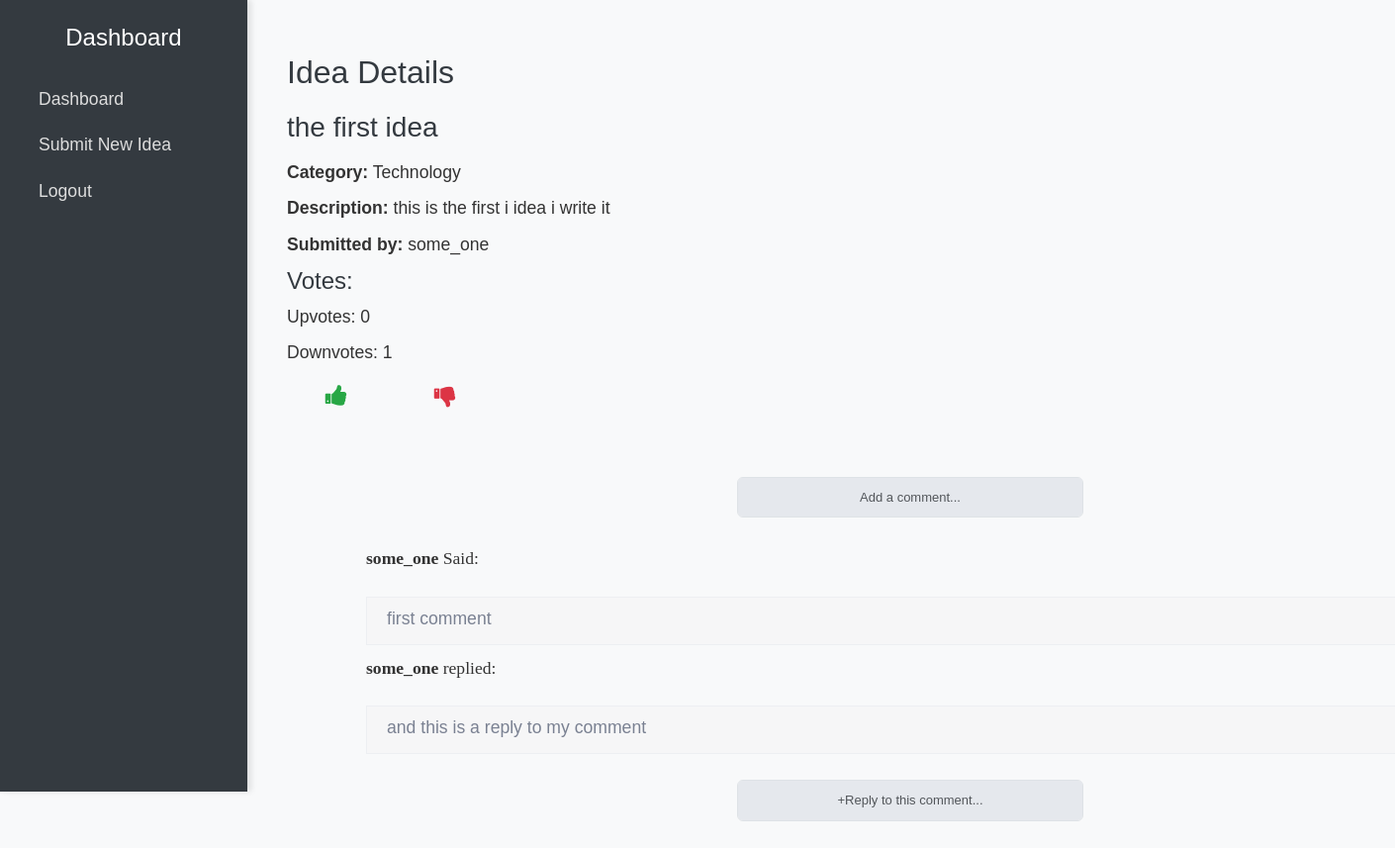
The app's page /idea/2 with its own data.
### models.py (models this page shows, shortened)
class Idea(db.Model):
    id = db.Column(db.Integer, primary_key=True)
    title = db.Column(db.String(200), nullable=False)
    description = db.Column(db.Text, nullable=False)
    category = db.Column(db.String(50), nullable=False)
    submitter_id = db.Column(db.Integer, db.ForeignKey('user.id'), nullable=False)
    submission_date = db.Column(db.DateTime, default=db.func.current_timestamp())
    submitter = db.relationship('User', backref='ideas', lazy=True)

class User(UserMixin,db.Model):
    id = db.Column(db.Integer, primary_key=True)
    username = db.Column(db.String(80), nullable=False, unique=True)
    email = db.Column(db.String(120), nullable=False, unique=True)
    password_hash = db.Column(db.String(128), nullable=False)
    role = db.Column(db.String(20), default='submitter')
    is_active = db.Column(db.Boolean, default=True)
    def is_active(self):
        return self.is_active

class Comment(db.Model):
    id = db.Column(db.Integer, primary_key=True)
    idea_id = db.Column(db.Integer, db.ForeignKey('idea.id'), nullable=False)
    user_id = db.Column(db.Integer, db.ForeignKey('user.id'), nullable=False)
    content = db.Column(db.Text, nullable=False)
    timestamp = db.Column(db.DateTime, default=db.func.current_timestamp())
    parent_id = db.Column(db.Integer, db.ForeignKey('comment.id'), nullable=True)
    replies = db.relationship('Comment', backref=db.backref('parent', remote_side=[id]), lazy='selectin')

### app.py (the view)
@app.route('/idea/<int:idea_id>')
def view_idea(idea_id):
    idea = Idea.query.get_or_404(idea_id)
    upvotes = Vote.query.filter_by(idea_id=idea.id, vote_type='upvote').count()
    downvotes = Vote.query.filter_by(idea_id=idea.id, vote_type='downvote').count()
    comments = db.session.query(Comment, User.username).join(User).filter(
        Comment.idea_id == idea_id,
        Comment.parent_id == None
    ).order_by(Comment.timestamp.desc()).all()
    for i, (comment, username) in enumerate(comments):
        replies = db.session.query(Comment, User.username).join(User).filter(
            Comment.parent_id == comment.id
        ).order_by(Comment.timestamp.desc()).all()
        comments[i] = (comment, username, replies)
    return render_template(
        'view_idea.html',
        idea=idea,
        upvotes=upvotes,
        downvotes=downvotes,
        comments=comments
    )

### templates/view_idea.html (shortened to what this page needs)
<!DOCTYPE html>
<html lang="en">
<head>
    <link href="https://cdn.jsdelivr.net/npm/bootstrap@5.3.0-alpha1/dist/css/bootstrap.min.css" rel="stylesheet">
    <link rel="stylesheet" href="{{ url_for('static', filename='view.css') }}">
    <link href="https://maxcdn.bootstrapcdn.com/font-awesome/4.3.0/css/font-awesome.min.css" rel="stylesheet">
</head>
<body>
    <div class="col-md-3 col-lg-2 sidebar p-4">
        <h4 class="text-center mb-4">Dashboard</h4>
        <ul class="nav flex-column">
            <li class="nav-item">
                <a class="nav-link active" href="{{ url_for('dashboard') }}">Dashboard</a>
            </li>
            <li class="nav-item">
                <a class="nav-link" href="{{ url_for('submit_idea') }}">Submit New Idea</a>
            </li>
            <li class="nav-item">
                <a class="nav-link" href="{{ url_for('logout') }}">Logout</a>
            </li>
        </ul>
    </div>
    <div class="content container mt-4">
        <h2>Idea Details</h2>
        <h3>{{ idea.title }}</h3>
        <p><strong>Category:</strong> {{ idea.category }}</p>
        <p><strong>Description:</strong> {{ idea.description }}</p>
        <p><strong>Submitted by:</strong> {{ idea.submitter.username }}</p>
        <div>
            <h4>Votes:</h4>
            <p>Upvotes: {{ upvotes }}</p>
            <p>Downvotes: {{ downvotes }}</p>
        </div>
        <div class="d-flex my-3">
            <form action="{{ url_for('vote', idea_id=idea.id, vote_type='upvote') }}" method="POST" style="display:inline;">
                <button type="submit" class="btn btn-link p-0" title="Upvote">
                    <i class="fa fa-thumbs-up" style="font-size: 24px; color: #28a745;"></i>
                </button>
            </form>
            <form action="{{ url_for('vote', idea_id=idea.id, vote_type='downvote') }}" method="POST" style="display:inline;">
                <button type="submit" class="btn btn-link p-0" title="Downvote">
                    <i class="fa fa-thumbs-down" style="font-size: 24px; color: #dc3545;"></i>
                </button>
            </form>
        </div>
        <div class="comments-section ">
            <form method="POST" action="{{ url_for('add_comment', idea_id=idea.id) }}">
                <div class="d-flex justify-content-center pt-3 pb-2">
                    <input type="text" name="content" placeholder="Add a comment..." class="form-control addtxt" required>
                </div>
            </form>
        </div>
        {% for comment, username, replies in comments %}
        <div class="be-comment">
            <div class="be-comment-content">
                <span class="be-comment-name">
                    <p><strong>{{ username }}</strong> Said:</p>
                </span>
                <span class="be-comment-time">
                </span>
                <p class="be-comment-text">
                    {{ comment.content }}
                </p>
            </div>
        </div>
        <div class="be-comment">
            {% for reply, reply_username in replies %}
            <div class="be-comment-content">
                <span class="be-comment-name">
                    <p><strong>{{ reply_username }}</strong> replied:</p>
                </span>
                <span class="be-comment-time">
                </span>
                <p class="be-comment-text">
                    {{ reply.content }}
                </p>
            </div>
            {% endfor %}
        </div>
        <form method="POST" action="{{ url_for('add_comment', idea_id=idea.id) }}">
            <div class="d-flex justify-content-center pt-3 pb-2">
                <input type="text" name="content" placeholder="+Reply to this comment..." class="form-control addtxt" required>
            </div>
        </form>
        {% endfor %}
    </div>
</body>
</html>

### static/view.css (style rules this page uses)
body { font-family: 'Arial', sans-serif; background-color: #f8f9fa; color: #333; }
h2, h3, h4 { color: #343a40; }
.sidebar { background-color: #343a40; color: #fff; height: 100vh; position: fixed; top: 0; left: 0; width: 250px; padding-top: 20px; box-shadow: 4px 0 6px rgba(0, 0, 0, 0.1); }
.sidebar h4 { font-size: 1.5rem; margin-bottom: 30px; color: #fff; }
.sidebar .nav-link { color: #ddd; font-size: 1.1rem; padding: 10px 15px; border-radius: 5px; transition: background-color 0.3s; }
.content { margin-left: 260px; padding: 30px; }
.content h2 { font-size: 2rem; margin-bottom: 20px; }
.content h3 { font-size: 1.75rem; margin-bottom: 15px; }
.content p { font-size: 1.1rem; margin-bottom: 10px; }
.d-flex form { margin-right: 10px; }
.d-flex form button { width: 100px; font-size: 1rem; }
.comments-section { margin-top: 30px; padding: 20px; border-radius: 8px; }
.be-comment-content { margin-left: 80px; }
.be-comment-content span { display: inline-block; width: 49%; margin-bottom: 15px; }
.be-comment-name { font-size: 13px; font-family: 'Conv_helveticaneuecyr-bold'; }
.be-comment-time { text-align: right; }
.be-comment-time { font-size: 11px; color: #b4b7c1; }
.be-comment-text { font-size: 8px; line-height: 12px; color: #7a8192; display: block; background: #f6f6f7; border: 1px solid #edeff2; padding: 15px 20px 20px 20px; }
.addtxt { padding-top: 10px; padding-bottom: 10px; text-align: center; font-size: 13px; width: 350px; background-color: #e5e8ed; font-weight: 500; }

### records on screen
Idea: title "the first idea", category "Technology", description "this is the first i idea i write it"
User: submitter.username "some_one"
Comment: username "some_one", content "first comment"
Comment: username "some_one", content "and this is a reply to my comment"

### other values on screen
{{ upvotes }} "0"
{{ downvotes }} "1"
